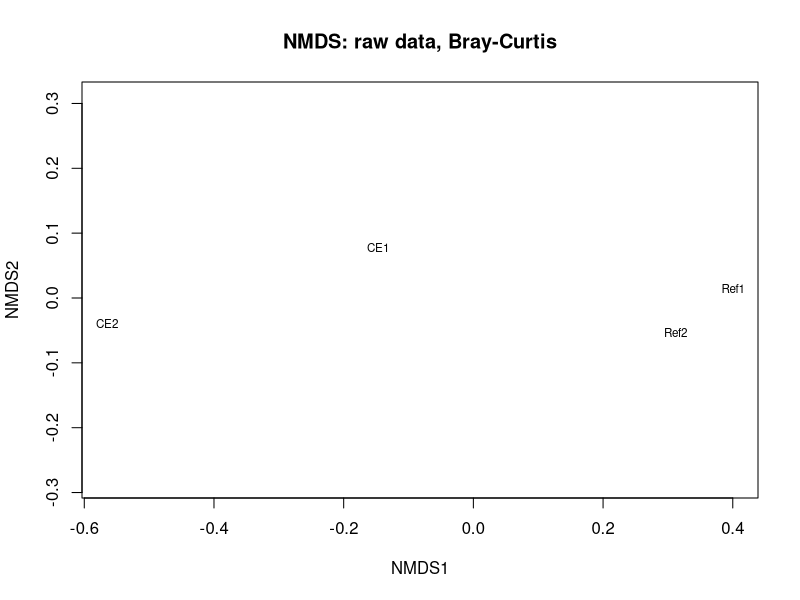
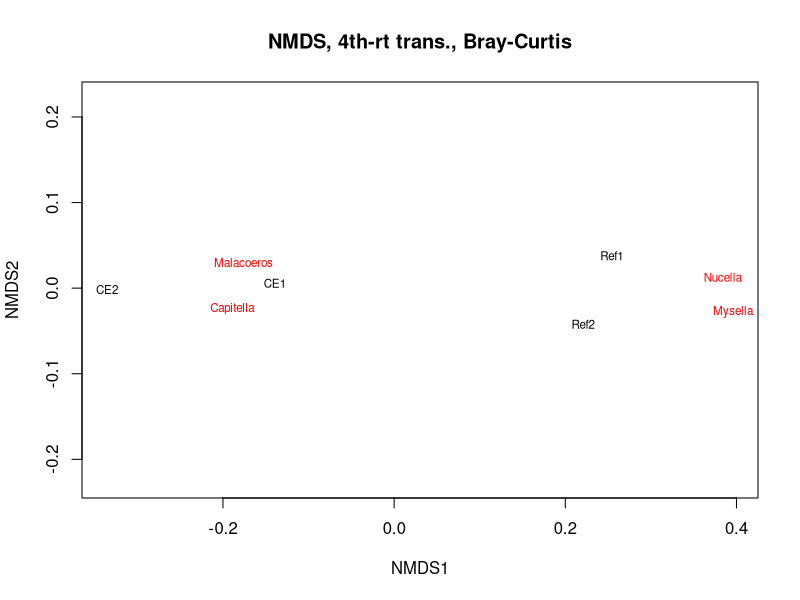
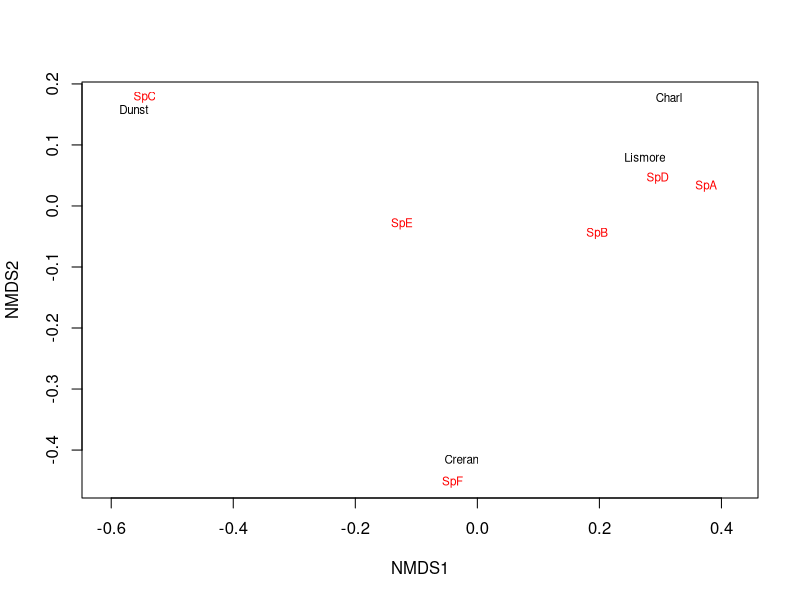
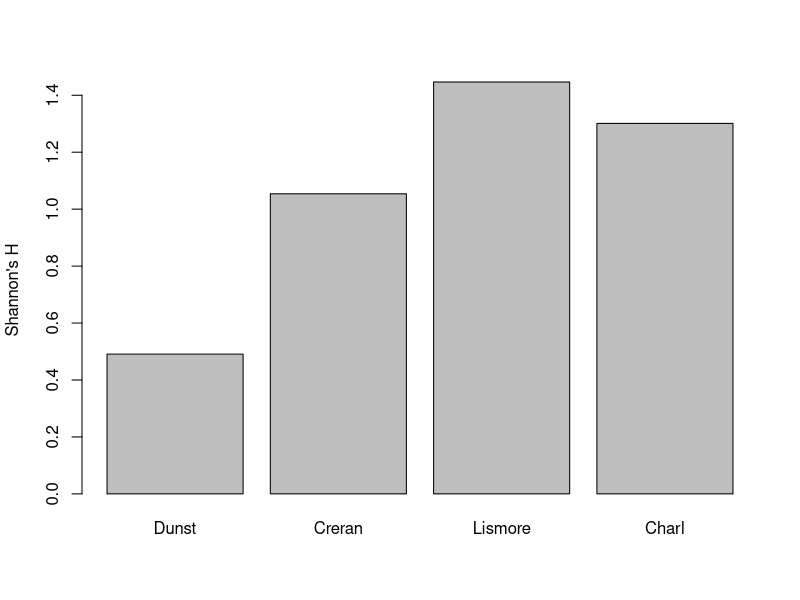
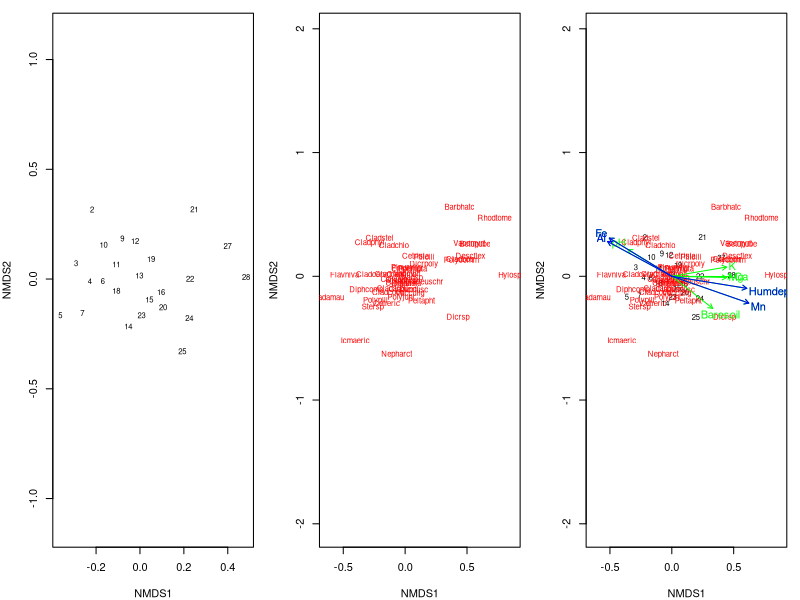
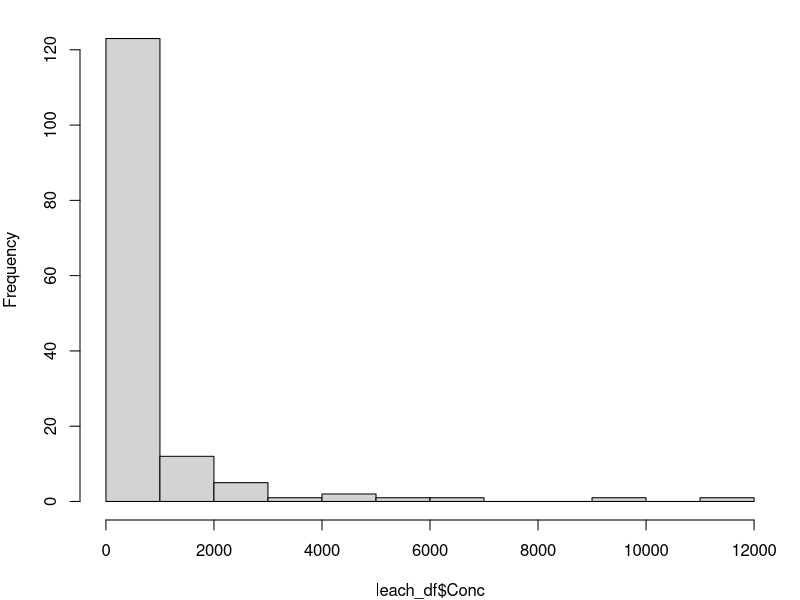
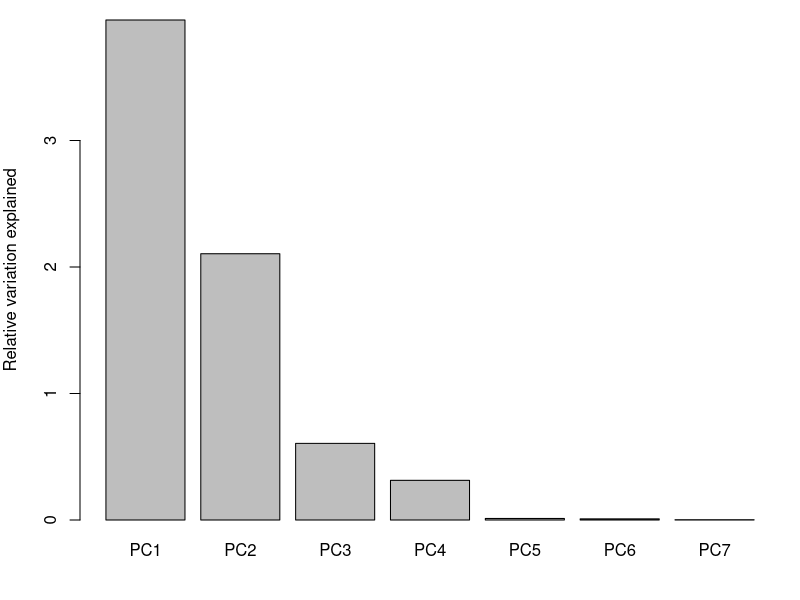
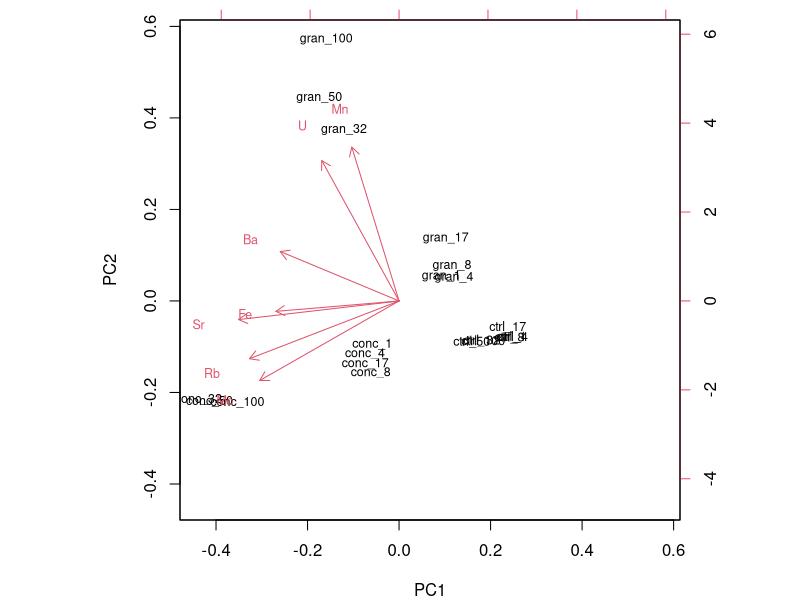

Generate these figures, in order, with R:
## ---- chunk 1
knitr::opts_chunk$set(out.width="50%", out.height="50%", fig.align='center',
                      cache=TRUE,
                      warning=FALSE, error=FALSE)
## ---- chunk 2
library(vegan) 
# these toy data duplicate those in the multivariate lecture.
worm_df <- data.frame(
  row.names = c("CE1", "CE2", "Ref1", "Ref2"),
  Capitella = c(1000, 1500, 10, 50),
  Malacoeros = c(500, 2000, 50, 25),
  Mysella = c(1, 0, 25, 30),
  Nucella = c(1, 0, 20, 15)
)
worm_df
# alt-log transformation: ifelse(x==0, 0, log(x))
worm_df_log <- decostand(worm_df, method = "log", logbase = 10)
worm_df_4rt <- worm_df^0.25
## ---- chunk 3
vegdist(worm_df, method = "bray")
vegdist(worm_df_4rt, method = "bray")
vegdist(worm_df_log, method = "altGower")
## ---- chunk 4
ord_raw <- metaMDS(worm_df, distance = "bray", k = 2,
                   autotransform = FALSE, trace = FALSE)
ordiplot(ord_raw, choices = c(1, 2), display = "sites", 
         type = "text", main = "NMDS: raw data, Bray-Curtis")
## ---- chunk 5
ord_4rt <- metaMDS(worm_df_4rt, distance = "bray", k = 2, 
                   autotransform = FALSE, trace = FALSE)
## ---- chunk 6
# you can also plot the 'species' on the ordination,
ordiplot(ord_4rt, choices = c(1, 2), display = c("sites", "species"), 
         type = "text", main = "NMDS, 4th-rt trans., Bray-Curtis")
## ---- chunk 7
comm_df <- data.frame(
  row.names = c("Dunst", "Creran", "Lismore", "Charl"),
  SpA = c(1, 20, 30, 40),
  SpB = c(11, 22, 50, 1),
  SpC = c(500, 40, 30, 20),
  SpD = c(10, 25, 35, 50),
  SpE = c(4, 3, 2, 1),
  SpF = c(40, 250, 1, 9)
)
comm_df
ord_comm <- metaMDS(comm_df, distance = "bray", k = 2, 
                    autotransform = FALSE, trace = FALSE)
ordiplot(ord_comm, choices = c(1, 2), 
         display = c("sites", "species"), type = "text")
## ---- chunk 8
shannon_H <- diversity(comm_df, "shannon", base = exp(1)) 
richness <- specnumber(comm_df) 
barplot(shannon_H, names.arg = comm_df$Site, main = NULL, ylab = "Shannon's H")
## ---- chunk 9
data(varespec) # ?varespec -- percent cover of 44 spp in lichen pastures 
data(varechem) # ?varechem -- associated soil charecteristics
ord_vare <- metaMDS(varespec^0.25, distance = "bray", 
                   trace = FALSE, autotransform = FALSE)
## ---- chunk 10
par(mfrow=c(1,3), mar=c(4,4,1,1)) 
ordiplot(ord_vare, choices = c(1, 2), display = "sites", type = "text")
ordiplot(ord_vare, choices = c(1, 2), display = "species", type = "text")
ordiplot(ord_vare, choices = c(1, 2), display = c("sites", "species"),
  type = "text")
# You can superimpose environmental variables onto NMDS-ordinations.
ef <- envfit(ord_vare, varechem) #
plot(ef, p.max = 0.1, col = "green") # overlay environmental variables
plot(ef, p.max = 0.01, col = "blue") # subset based on p
## ---- chunk 11
library(readxl)
library(tidyverse)
leach_df <- read_excel("data/practical_5.xlsx", sheet = "Leaching") |>
  mutate(Treat_abbr = factor(Treat, # abbreviate for cleaner plotting
                             levels = c("concrete", "control", "granite"),
                             labels = c("conc", "ctrl", "gran")),
         Treat_day = paste(Treat_abbr, Day, sep="_"), # treat + days in exprmnt
         Conc = signif(Conc)) |>
  select(Treat_day, Element, Conc) # remove columns that aren't of use,
#summary(leach_df)

# not dominated by zeros; try other values (e.g. <10)
table(leach_df$Conc == 0) 
mean(leach_df$Conc == 0) # recall that R treats T/F as 1/0 
## ---- chunk 12
par(mfrow=c(1,1))
hist(leach_df$Conc, main = NULL) 
## ---- chunk 13
leach_df_wide <- leach_df |>
  pivot_wider(names_from="Element", values_from="Conc")
## ---- chunk 14
PCA_leach <- prcomp(leach_df_wide[, -1], center = TRUE, scale = TRUE) 
screeplot(PCA_leach, main = NULL, ylab = "Relative variation explained")
## ---- chunk 15
biplot(PCA_leach, xlabs = leach_df_wide$Treat_day, cex = 0.75)
## ---- chunk 16
PCA_leach$x |>
  as_tibble() |>
  mutate(Treat_day = leach_df_wide$Treat_day) |>
  ggplot(aes(PC1, PC2, colour = PC3, label = Treat_day)) + 
  geom_label(size = 3, fill = NA) +
  scale_colour_gradient2(mid = "cornsilk2") +
  theme_bw()
## ---- chunk 17
#?grepl
#cbind(leach_df_wide$Treat_day, grepl("conc|gran", leach_df_wide$Treat_day))
leach_df_trts <- leach_df_wide |>
  filter(grepl("conc|gran", Treat_day))
PCA_trts <- prcomp(leach_df_trts[, -1], scale = TRUE, center = TRUE)
biplot(PCA_trts, xlabs = leach_df_trts$Treat_day)
## ---- chunk 18
PCA_leach_summary <- summary(PCA_leach) 
#PCA_leach_summary
#str(PCA_leach_summary)
PCA_leach_summary$importance[, 1:4] # extract only PC1-4
## ---- chunk 19
# ?prcomp
# str(PCA_leach)
signif(PCA_leach$rotation[, 1:5], 3) # factor loadings for PC1-5
